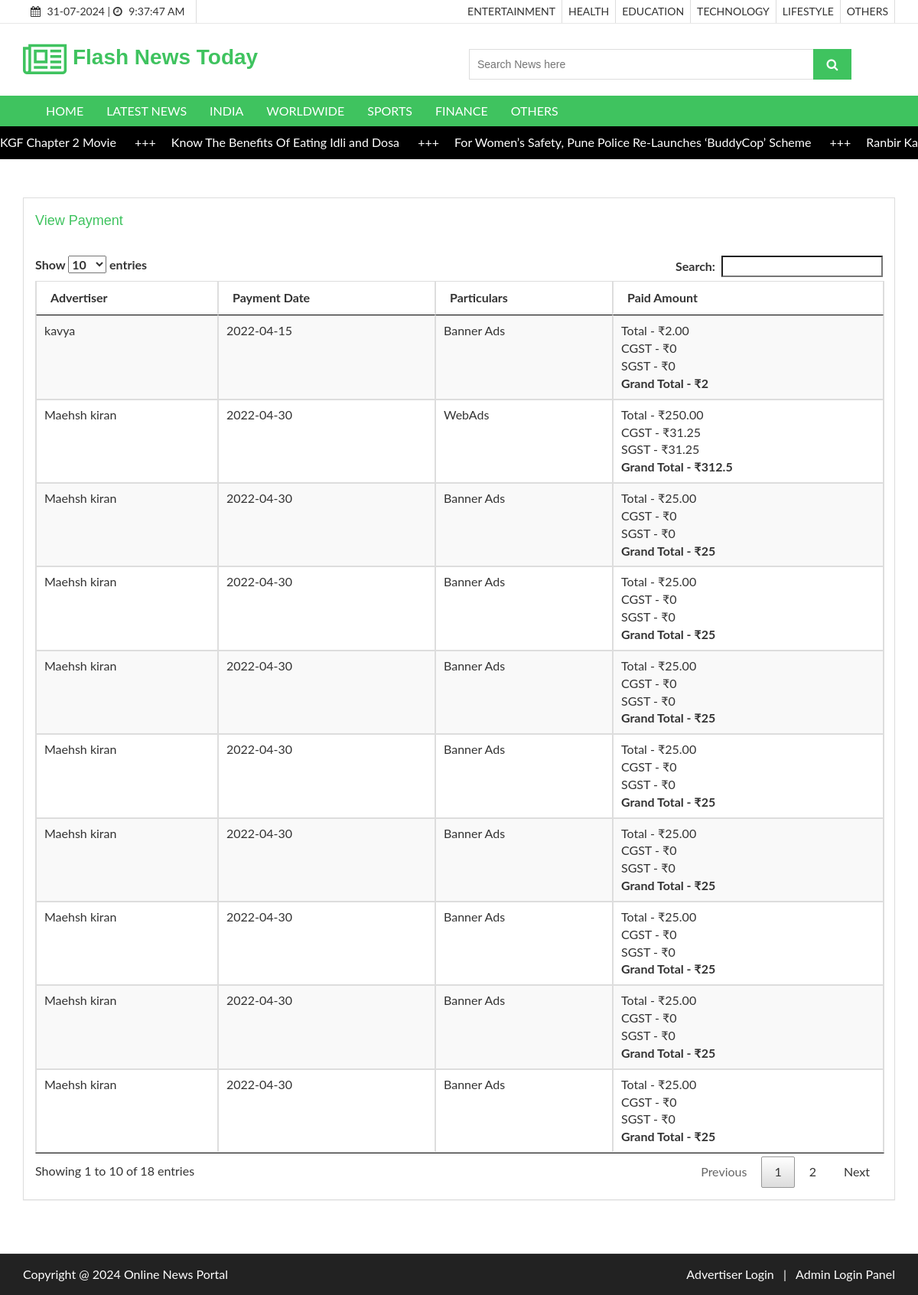
Screenshot of /viewpaymentreport.php with the database file from the repository.
### tables this page shows
CREATE TABLE `newscategory` (
  `newscategoryid` int(10) NOT NULL,
  `category` varchar(50) NOT NULL,
  `category_type` varchar(20) DEFAULT NULL,
  `description` text NOT NULL,
  `status` varchar(10) NOT NULL
);

CREATE TABLE `newscontent` (
  `newsid` int(10) NOT NULL,
  `newscategoryid` int(10) NOT NULL,
  `newstype` varchar(20) NOT NULL COMMENT 'ARticles or News',
  `newsdate` date NOT NULL,
  `title` varchar(255) NOT NULL,
  `newsdescription` text NOT NULL,
  `images` text NOT NULL,
  `publisheddate` date NOT NULL,
  `count_views` bigint(20) NOT NULL DEFAULT 0,
  `status` varchar(10) NOT NULL
);

CREATE TABLE `payment` (
  `paymentid` int(10) NOT NULL,
  `advertiserid` int(10) NOT NULL,
  `paymenttype` varchar(35) NOT NULL,
  `paidamt` float(10,2) NOT NULL,
  `cgst` float(10,2) NOT NULL,
  `sgst` float(10,2) NOT NULL,
  `paymentdate` date NOT NULL,
  `note` text NOT NULL,
  `status` varchar(10) NOT NULL,
  `transaction_type` varchar(35) NOT NULL
);

CREATE TABLE `advertiser` (
  `advertiserid` int(10) NOT NULL,
  `advertisername` varchar(50) NOT NULL,
  `emailid` varchar(50) NOT NULL,
  `password` varchar(100) NOT NULL,
  `address` text NOT NULL,
  `city` varchar(20) NOT NULL,
  `pincode` varchar(10) NOT NULL,
  `contactno` varchar(15) NOT NULL,
  `note` text NOT NULL,
  `status` varchar(10) NOT NULL
);

### viewpaymentreport.php (the view, shortened to what this page needs)
<?php
include("header.php");
?>
  <section id="aa-catg-head-banner">
    <div class="aa-catg-head-banner-area">
     <div class="container">
      <div class="aa-catg-head-banner-content">
        <h2>Checkout Page</h2>
      </div>
     </div>
   </div>
  </section>
 <section id="checkout">
   <div class="container">
     <div class="row">
       <div class="col-md-12">
        <div class="checkout-area">
          <form action="" method="post">
            <div class="row">
              <div class="col-md-12">
                <div class="checkout-left">
                  <div class="panel-group" id="accordion">
<div class="panel panel-default aa-checkout-billaddress">
  <div class="panel-heading">
	<h4 class="panel-title">
	  <a  data-parent="#accordion" >
		View Payment
	  </a>
	</h4>
  </div>
  <div id="collapseThree">
	<div class="panel-body">
<table id="myTable"  class="table table-striped table-bordered">
	<thead>
		<tr>
			<th>Advertiser</th>
			<th>Payment Date</th>
			<th>Particulars</th>
			<th>Paid Amount</th>
		</tr>
	</thead>
	<tbody>
	<?php
	$sql= "SELECT payment.*,advertiser.*  FROM payment LEFT JOIN advertiser ON payment.advertiserid=advertiser.advertiserid WHERE payment.status!='' ";
	$qsql = mysqli_query($con,$sql);
	while($rs = mysqli_fetch_array($qsql))
	{
		$cgst = ($rs['cgst'] * $rs['paidamt'])/100;
		$sgst = ($rs['sgst'] * $rs['paidamt'])/100;
		$gtotal = $rs['paidamt'] + ($cgst + $sgst);
		echo "<tr>
			<td>$rs[advertisername]</td>
			<td>$rs[paymentdate]</td>
			<td>$rs[paymenttype]</td>
			<td>Total  - ₹$rs[paidamt]<br>CGST - ₹$cgst<br>SGST - ₹$sgst <br><b>Grand Total - ₹$gtotal</b></td>
		</tr>";
	}
	?>
	</tbody>
</table>
	</div>
  </div>
</div>
				   </div>
                </div>
              </div>
             </div>
          </form>
         </div>
       </div>
     </div>
   </div>
 </section>
 <?php
 include("footer.php");
 ?>

### header.php (shortened to what this page needs)
<?php
include("databaseconnection.php");
?>
<!DOCTYPE html>
<html lang="en">
  <head>
    <link href="css/font-awesome.css" rel="stylesheet">
    <link href="css/bootstrap.css" rel="stylesheet">
    <link href="css/jquery.smartmenus.bootstrap.css" rel="stylesheet">
    <link rel="stylesheet" type="text/css" href="css/jquery.simpleLens.css">
    <link rel="stylesheet" type="text/css" href="css/slick.css">
    <link rel="stylesheet" type="text/css" href="css/nouislider.css">
    <link id="switcher" href="css/theme-color/green-theme.css" rel="stylesheet">
    <link href="css/sequence-theme.modern-slide-in.css" rel="stylesheet" media="all">
    <link href="css/style.css" rel="stylesheet">
    <link href="css/jquery.dataTables.min.css" rel="stylesheet">
  </head>
  <body>
  <header id="aa-header">
    <div class="aa-header-top">
      <div class="container">
        <div class="row">
          <div class="col-md-12">
            <div class="aa-header-top-area">
              <div class="aa-header-top-left">
                <div class="cellphone hidden-xs">
                  <p><span class="fa fa-calendar"></span> <?php echo date("d-m-Y"); ?> |
                  <span class="fa fa-clock-o"></span> <span id="idclock"></span></p>
                </div>
              </div>
              <div class="aa-header-top-right">
                <ul class="aa-head-top-nav-right">
                  <?php
                    $sql = "SELECT * FROM newscategory WHERE status='Active' AND category_type='Article'";
                    $qsql= mysqli_query($con,$sql);
                    while($rs = mysqli_fetch_array($qsql))
                    {
                      echo "<li class='hidden-xs'><a href='displayarticle.php?newstype=Article&newscategoryid=$rs[newscategoryid]'>" . strtoupper($rs['category'])  . "</a></li>";
                    }
                  ?>
                </ul>
              </div>
            </div>
          </div>
        </div>
      </div>
    </div>
    <div class="aa-header-bottom">
      <div class="container">
        <div class="row">
          <div class="col-md-12">
            <div class="aa-header-bottom-area">
              <div class="aa-logo">
                <a href="index.php">
                  <span class="fa fa-newspaper-o"></span>
                  <div style="width:550px; ">&nbsp;<strong>Flash</strong> <strong> News </strong> <strong>Today</strong> </div>
                </a>
              </div>
              <div class="aa-search-box">
                <form action="searchnewsandarticles.php" method="get">
                  <input type="text" name="txtsearch" id="txtsearch" placeholder="Search News here ">
                  <button type="submit"><span class="fa fa-search"></span></button>
                </form>
              </div>
            </div>
          </div>
        </div>
      </div>
    </div>
  </header>
  <section id="menu">
    <div class="container">
      <div class="menu-area">
        <div class="navbar navbar-default" role="navigation">
          <div class="navbar-collapse collapse">
            <ul class="nav navbar-nav">
              <li><a href="index.php">HOME</a></li>
              <li><a href="displaylatestnews.php">LATEST NEWS</a></li>
          <?php
						$sql = "SELECT * FROM newscategory WHERE status='Active' AND category_type='News'";
						$qsql= mysqli_query($con,$sql);
						while($rs = mysqli_fetch_array($qsql))
						{
							echo "<li><a href='displayarticle.php?newstype=News&newscategoryid=$rs[newscategoryid]' >" . strtoupper($rs['category'])  . "</a></li>";
						}
					?>
            </ul>
          </div>
        </div>
      </div>
    </div>
  </section>
  <div class="marquee">
  <div class="marquee__item">
  <?php
  $sqlscroller= "SELECT newscontent.*,newscategory.category FROM newscontent LEFT JOIN newscategory ON newscontent.newscategoryid=newscategory.newscategoryid WHERE newscontent.status='Active' ";
  $sqlscroller = $sqlscroller . "  ORDER BY  newscontent.newsid DESC LIMIT 9";
	$qsqlscroller = mysqli_query($con,$sqlscroller);
	while($rsscroller = mysqli_fetch_array($qsqlscroller))
	{
    echo "<a style='color: white;' href='newsdetailed.php?newsid=$rsscroller[newsid]&newstype=$rsscroller[newstype]&newscategoryid=$rsscroller[newscategoryid]'>";
    echo $rsscroller['title'] . " <span class='marquee__seperator'>+++</span>";
    echo "</a>";
  }
  ?>
</div>
</div>

### css/theme-color/green-theme.css (style rules this page uses)
h2 { color: #3fc35f; }
#aa-header .aa-header-bottom .aa-header-bottom-area .aa-logo a > span { color: #3fc35f; }
#aa-header .aa-header-bottom .aa-header-bottom-area .aa-logo a strong { color: #3fc35f; }
#aa-header .aa-header-bottom .aa-header-bottom-area .aa-search-box button { background-color: #3fc35f; }
#menu { background-color: #3fc35f; }
#checkout .checkout-area .checkout-left .panel-group .panel-default .panel-heading .panel-title a { color: #3fc35f; }

### header.php (style rules this page uses)
.marquee { width: 100%; overflow: hidden; white-space: nowrap; }
.marquee__seperator { margin: 0 2rem; }
.marquee__item { display: inline-block; will-change: transform; -webkit-animation: marquee 50s linear infinite; animation: marquee 50s linear infinite; }
.marquee { background-color: black; padding: 1rem 0; color: #fff; }

### rows the page displays
newscategory: category "ENTERTAINMENT"
newscategory: category "HEALTH"
newscategory: category "EDUCATION"
newscategory: category "TECHNOLOGY"
newscategory: category "LIFESTYLE"
newscategory: category "OTHERS"
newscategory: category "INDIA"
newscategory: category "WORLDWIDE"
newscategory: category "SPORTS"
newscategory: category "FINANCE"
newscategory: category "OTHERS"
newscontent: title "KGF Chapter 2 Movie"
newscontent: title "Know The Benefits Of Eating Idli and Dosa"
newscontent: title "For Women’s Safety, Pune Police Re-Launches ‘BuddyCop’ Scheme"
newscontent: title "Ranbir…"
payment: advertiserid.advertisername "kavya", paymentdate "2022-04-15", paymenttype "Banner Ads", paidamt "2.00", cgst "0", sgst "0", gtotal "2"
payment: advertiserid.advertisername "Maehsh kiran", paymentdate "2022-04-30", paymenttype "WebAds", paidamt "250.00", cgst "31.25", sgst "31.25", gtotal "312.5"
payment: advertiserid.advertisername "Maehsh kiran", paymentdate "2022-04-30", paymenttype "Banner Ads", paidamt "25.00", cgst "0", sgst "0", gtotal "25"
payment: advertiserid.advertisername "Maehsh kiran", paymentdate "2022-04-30", paymenttype "Banner Ads", paidamt "25.00", cgst "0", sgst "0", gtotal "25"
payment: advertiserid.advertisername "Maehsh kiran", paymentdate "2022-04-30", paymenttype "Banner Ads", paidamt "25.00", cgst "0", sgst "0", gtotal "25"
payment: advertiserid.advertisername "Maehsh kiran", paymentdate "2022-04-30", paymenttype "Banner Ads", paidamt "25.00", cgst "0", sgst "0", gtotal "25"
payment: advertiserid.advertisername "Maehsh kiran", paymentdate "2022-04-30", paymenttype "Banner Ads", paidamt "25.00", cgst "0", sgst "0", gtotal "25"
payment: advertiserid.advertisername "Maehsh kiran", paymentdate "2022-04-30", paymenttype "Banner Ads", paidamt "25.00", cgst "0", sgst "0", gtotal "25"
payment: advertiserid.advertisername "Maehsh kiran", paymentdate "2022-04-30", paymenttype "Banner Ads", paidamt "25.00", cgst "0", sgst "0", gtotal "25"
payment: advertiserid.advertisername "Maehsh kiran", paymentdate "2022-04-30", paymenttype "Banner Ads", paidamt "25.00", cgst "0", sgst "0", gtotal "25"
